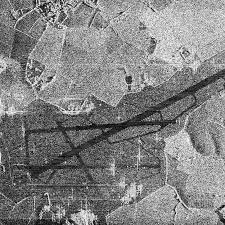
#> input picture image/sar_3.jpg, 225 x 225 px, found by its file name
$ jupyter execute --allow-errors DZ3.ipynb
#> lines starting #> are read from the running program, lines starting #| are printed output that depends on the picture; after the words box and inside, x2 and y2 are one past the last pixel; in counts of white or black regions, pixels touching at a corner belong together
[cell 1]
import numpy as np
import cv2
import matplotlib.pyplot as plt

[cell 2]
image = cv2.imread('image\sar_3.jpg')
#> image is the input picture: shape (225, 225, 3); min 0, max 255, mean 130.6
image_rgb = cv2.cvtColor(image, cv2.COLOR_RGB2BGR)
image_gray = cv2.cvtColor(image, cv2.COLOR_BGR2GRAY)

[cell 3]
plt.imshow(image_gray, cmap="gray")
plt.axis('off')

#> (a cell that did not finish here is left out)

#> (a cell that did not finish here is left out)

[cell 6]
import math

longest_line = None
max_length = 0

#> (the rest of this cell did not finish here and is left out)

[cell 7]
plt.imshow(image)# не хочет оно на этом рисовать
plt.axis('off')

[cell 8]
if longest_line is not None:
    print(f"Длина дороги (по самой длинной линии): {max_length:.2f} пикселей")

[cell 9]
methods = {
    'Простая (127)': cv2.threshold(image_gray, 127, 255, cv2.THRESH_BINARY),
    'Простая (150)': cv2.threshold(image_gray, 150, 255, cv2.THRESH_BINARY),
    'Otsu': cv2.threshold(image_gray, 0, 255, cv2.THRESH_BINARY + cv2.THRESH_OTSU),
    'Triangle': cv2.threshold(image_gray, 0, 255, cv2.THRESH_BINARY + cv2.THRESH_TRIANGLE),
    'Адаптивная (Гаусс)': cv2.adaptiveThreshold(image_gray, 255, cv2.ADAPTIVE_THRESH_GAUSSIAN_C, cv2.THRESH_BINARY, 11, 2),
    'Адаптивная (Средняя)': cv2.adaptiveThreshold(image_gray, 255, cv2.ADAPTIVE_THRESH_MEAN_C, cv2.THRESH_BINARY, 11, 2)
}

[cell 10]
plt.figure(figsize=(20, 12))# куда будем картинки
for i, (name, result) in enumerate(methods.items()):
    plt.subplot(2, 3, i+1) # 2 строки 3 столба
    if name.startswith('Адаптивная'):
        binary_img = result
    else:
        binary_img = result[1]  # для обычных методов берем второе значение

    plt.imshow(binary_img, cmap='gray')
    plt.title(name)
    plt.axis('off')# убираем xy графики вокруг картинки
#> this loop made 6 passes
#> name on passes 1 to 6: 'Простая (127)', 'Простая (150)', 'Otsu', 'Triangle', 'Адаптивная (Гаусс)', 'Адаптивная (Средняя)'
#> pass 1, `binary_img = result[1]`:
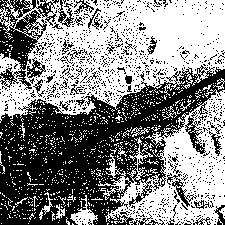
#> binary_img: shape (225, 225); 52.9% white; 1053 black regions (1015 under 20 px), largest, box (x1, y1, x2, y2) and area: (0, 65, 225, 225) 17086, (0, 0, 59, 90) 2129, (185, 110, 207, 154) 310
#> pass 2, `binary_img = result[1]`:
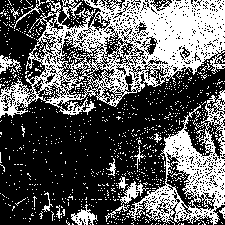
#> binary_img: shape (225, 225); 37% white; 902 white regions (886 under 20 px), largest, box (x1, y1, x2, y2) and area: (0, 0, 225, 118) 11463, (127, 90, 225, 225) 4366, (71, 204, 98, 225) 246
#> pass 3, `binary_img = result[1]`:
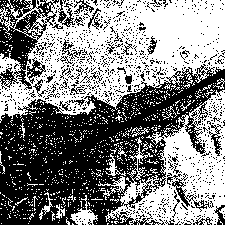
#> binary_img: shape (225, 225); 51.4% white; 1013 black regions (974 under 20 px), largest, box (x1, y1, x2, y2) and area: (0, 64, 225, 225) 17840, (0, 0, 59, 90) 2187, (167, 173, 214, 212) 328

plt.show()
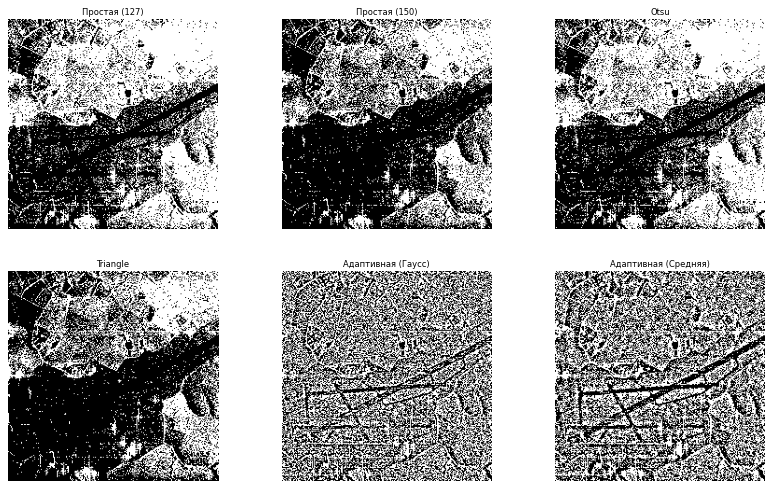
#> figure drawn by matplotlib, 6 panels

[cell 11]
bin_img = image_gray.copy()
T  = 50
bin_img[image_gray < T] = 0
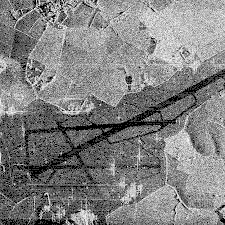
#> bin_img: shape (225, 225); min 0, max 255, mean 128.7
bin_img[image_gray >= T] = 255
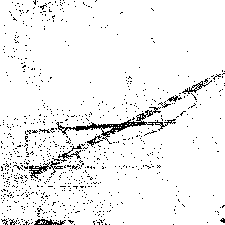
#> bin_img: shape (225, 225); 94.6% white; black in thin lines or dots
blur = cv2.GaussianBlur(bin_img, (5, 5), 0)
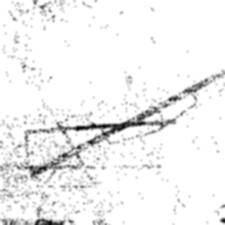
#> blur: shape (225, 225); min 5, max 255, mean 241.1
thresh = cv2.adaptiveThreshold(blur, 255, cv2.ADAPTIVE_THRESH_GAUSSIAN_C, cv2.THRESH_BINARY_INV, 55, 2)
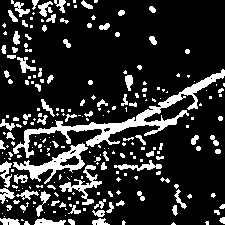
#> thresh: shape (225, 225); 17.7% white; 241 white regions (152 under 20 px)
contours, _ = cv2.findContours(thresh, cv2.RETR_EXTERNAL, cv2.CHAIN_APPROX_SIMPLE)
#> contours = 241 contours, 186 with area under 20; largest, box (x1, y1, x2, y2) and area: (13, 69, 225, 158) 1886, (13, 143, 88, 184) 850, (59, 165, 102, 205) 309, (114, 160, 162, 171) 152, (0, 161, 12, 188) 126
image_line_road = image.copy()
road_mask = np.zeros_like(image_gray)
image_with_roads = image.copy()
if contours:
    for contour in contours:
        area = cv2.contourArea(contour)
        if area > 500:
            cv2.fillPoly(road_mask, [contour], 255)
            cv2.fillPoly(image_with_roads, [contour], (0, 0, 255))
#> this loop made 241 passes
#> area on passes 5, 7, 8: 22.5, 56.5, 112
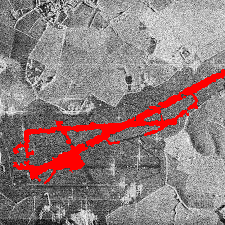
#> image_with_roads: shape (225, 225, 3); 6.47% of pixels changed, all inside (x1, y1, x2, y2) = (13, 69, 225, 184)
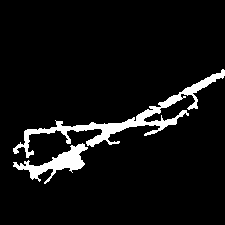
#> road_mask: shape (225, 225); 6.5% white; 2 white regions, box (x1, y1, x2, y2) and area: (13, 69, 225, 158) 2302, (13, 143, 88, 184) 972
plt.imshow(image_with_roads, cmap='gray')
plt.axis('off')
#> Out = (-0.5, 224.5, 224.5, -0.5)
